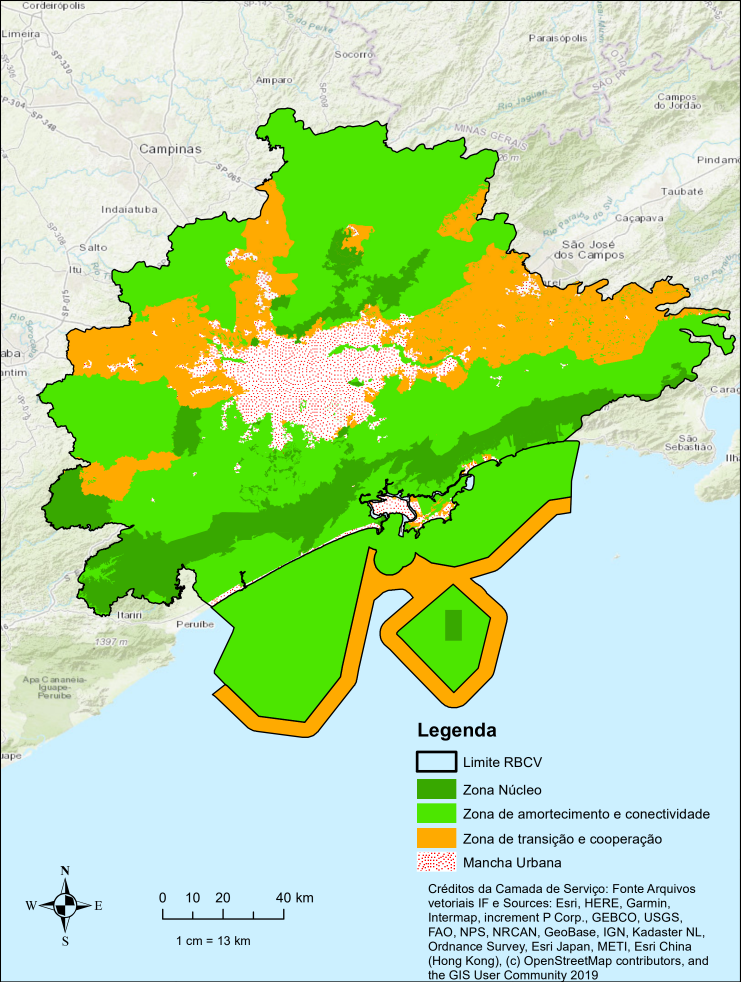
#> input picture data/rbcv_cinturao_verde_regional.png, 2222 x 2946 px, found by its file name (shown at 1/3 size)
$ python find_sao_roque_in_raster.py
#> lines starting #> are read from the running program, lines starting #| are printed output that depends on the picture; after the words box and inside, x2 and y2 are one past the last pixel; in counts of white or black regions, pixels touching at a corner belong together
import numpy as np
from PIL import Image

img = Image.open('data/rbcv_cinturao_verde_regional.png')
#> img is the input picture: PIL image 2222x2946 RGB; mean R, G, B 182, 220.7, 161.2
w, h = img.size
#> w = 2222; h = 2946
print(f"Regional image size: {w} x {h}")
#| Regional image size: 2222 x 2946

# In the user screenshot at Cotia:
# The user clearly showed that Cotia's urban patch (white with red dots) is at:
# Lat ~ -23.6186, Lon ~ -46.9266
# While real Cotia center is at:
# Lat = -23.6039, Lon = -46.9189
# Difference at Cotia:
# Delta Lat = -23.6039 - (-23.6186) = +0.0147 deg (North)
# Delta Lon = -46.9189 - (-46.9266) = +0.0077 deg (West)

# Let's inspect São Roque in the image:
# Where is São Roque in the image?
# Expected px ~ 391, py ~ 1096
crop_sr = img.crop((300, 1000, 500, 1200))
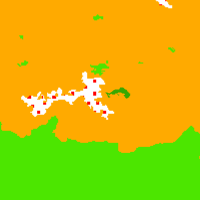
#> crop_sr: PIL image 200x200 RGB; mean R, G, B 198.3, 190.9, 7.8
crop_sr.save('data/inspect_sao_roque.png')

# In crop_sr, where is the red dot for São Roque?
arr_sr = np.array(crop_sr)
red_sr = (arr_sr[:, :, 0] > 180) & (arr_sr[:, :, 1] < 70) & (arr_sr[:, :, 2] < 70)
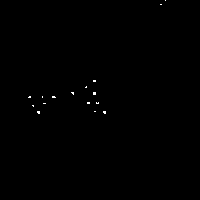
#> red_sr: shape (200, 200) bool; 0.19% white in thin lines or dots, all inside (x1, y1, x2, y2) = (28, 0, 166, 114)
ys, xs = np.where(red_sr)
#> ys = 76 values from 0 to 113; xs = 76 values, max 165 at index 0, min 28 at index 33, mean 75.79
print(f"São Roque search window: found {len(xs)} red pixels")
#| São Roque search window: found 76 red pixels
if len(xs) > 0:
    print(f"  São Roque red patch center relative: ({xs.mean():.1f}, {ys.mean():.1f})")
#|   São Roque red patch center relative: (75.8, 95.5)
    print(f"  Absolute in image: ({300 + xs.mean():.1f}, {1000 + ys.mean():.1f})")
#|   Absolute in image: (375.8, 1095.5)
